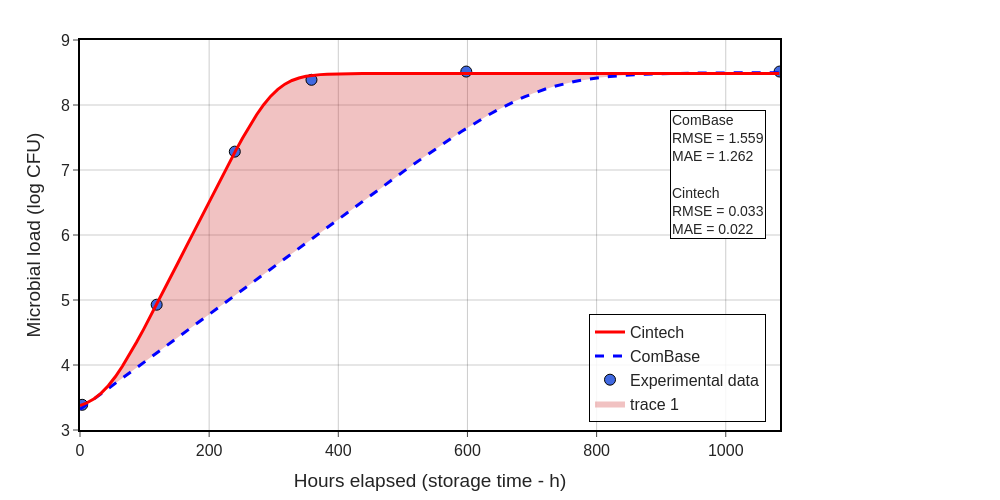

Notebook cell for this chart:
### Code cell
fig = plot_growth_models_with_metrics(
    experimental_data=(x, y),
    old_model=(times, combase_y),
    new_model=(times, cintech_y),
    old_model_name="ComBase",
    new_model_name="Cintech",
    width=1000,
    height=500
)

fig.show()
